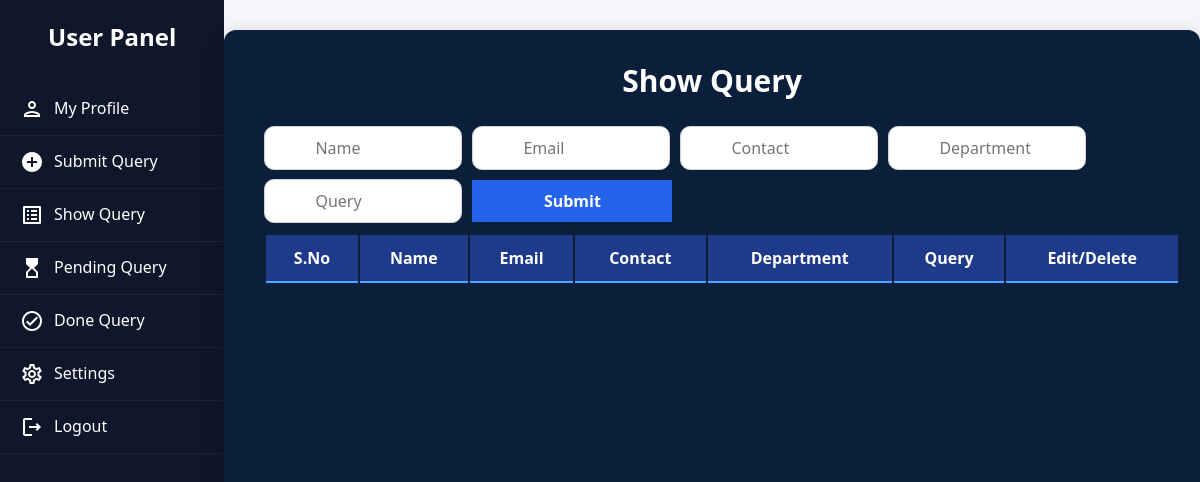
/show_q, run on an earlier commit of the app's database.
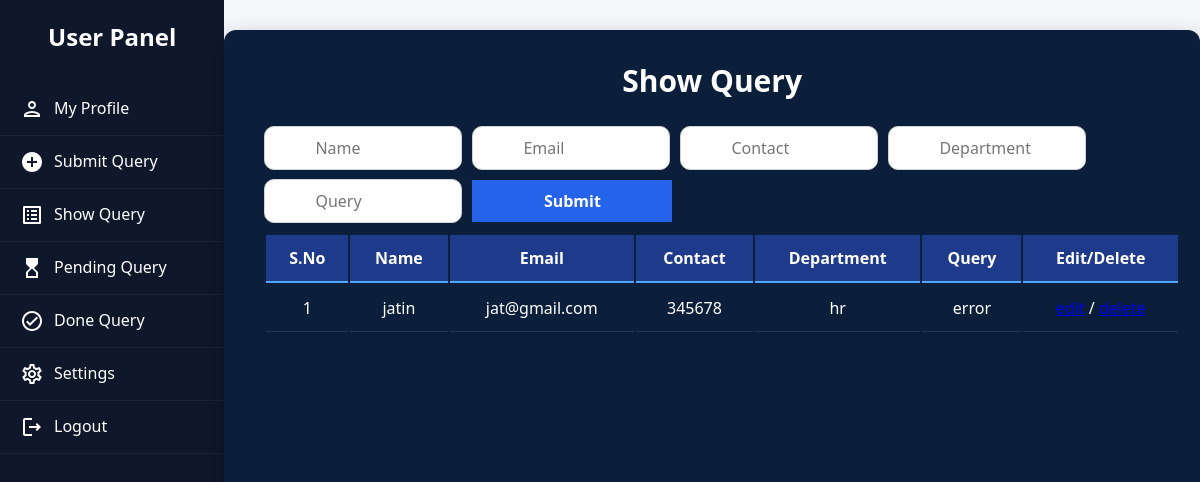
And on a later commit of the database.
### app/models.py (models this page shows)
class submit_que(models.Model):
    n=models.CharField(max_length=50)
    e=models.EmailField(null=True)
    c=models.CharField(max_length=50)
    d=models.CharField(max_length=50)
    q=models.CharField(max_length=100)

### app/views.py (the view)
# urls.py: path('show_q',views.show_q,name='show_q'),
def show_q(req):
    data1=submit_que.objects.all()
    return render (req,'userpanel.html',{'show_q':True,'data1':data1})

### app/templates/userpanel.html (shortened to what the changed rows need)
{% load static %}
{% block content %}
<div class="sidebar">
    <h2>User Panel</h2>
</div>
{% if submit_q %}
        <div class="form-card">
            <h2><u>Query</u></h2>
            <form method="POST">
                {% csrf_token %}
                <div class="form-group">
                    <label>Name :-</label>
                    <input type="text" name="name" required>
                </div>
                <div class="form-group">
                    <label>Email :-</label>
                    <input type="email" name="email" required>
                </div>
                <div class="form-group">
                    <label>Contact :-</label>
                    <input type="number" name="contact" required>
                </div>
                <div class="form-group">
                    <label>Department :-</label>
                    <input type="text" name="dep" required>
                </div>
                <div class="form-group">
                    <label>Query :-</label>
                    <input type="text" name="que" required>
                </div>
                <button type="submit" class="btn-submit">Submit</button>
            </form>
        </div>
{% elif show_q %}
        <div class="form-cardd" style="max-width:100%;">
            <h2>Show Query</h2>
            <table class="tble">
                <thead>
                <form method="post" action="{% url 'search' %}" class="ff">
                        <input type="text" name="name" placeholder="Name" class="inp" >
                        <input type="text" name="email" placeholder="Email" class="inp">
                        <input type="text" name="contact" placeholder="Contact" class="inp">
                        <input type="text" name="dep" placeholder="Department" class="inp" >
                        <input type="text" name="que" placeholder="Query" class="inp">
                        <input type="submit" class="hh">
                </form>
                    <tr>
                        <th>S.No</th>
                        <th>Name</th>
                        <th>Email</th>
                        <th>Contact</th>
                        <th>Department</th>
                        <th>Query</th>
                        <th>Edit/Delete</th>
                    </tr>
                </thead>
                <tbody>
                    {% for i in data1 %}
                    <tr>
                        <td>{{ forloop.counter }}</td>
                        <td>{{ i.n }}</td>
                        <td>{{ i.e }}</td>
                        <td>{{i.c}}</td>
                        <td>{{ i.d }}</td>
                        <td>{{ i.q }}</td>
                        <td><a href="{% url 'edit' pk=i.id %}">edit</a> /
                            <a href="{% url 'delete' pk=i.id %}">delete</a>
                        </td>
                    </tr>
                    {% endfor %}
                </tbody>
            </table>
        </div>
{% endif %}
{% endblock content %}

What changed in the data, as far as the page shows it:
added submit_que: n "jatin", e "jat@gmail.com", c "345678", d "hr", q "error"
